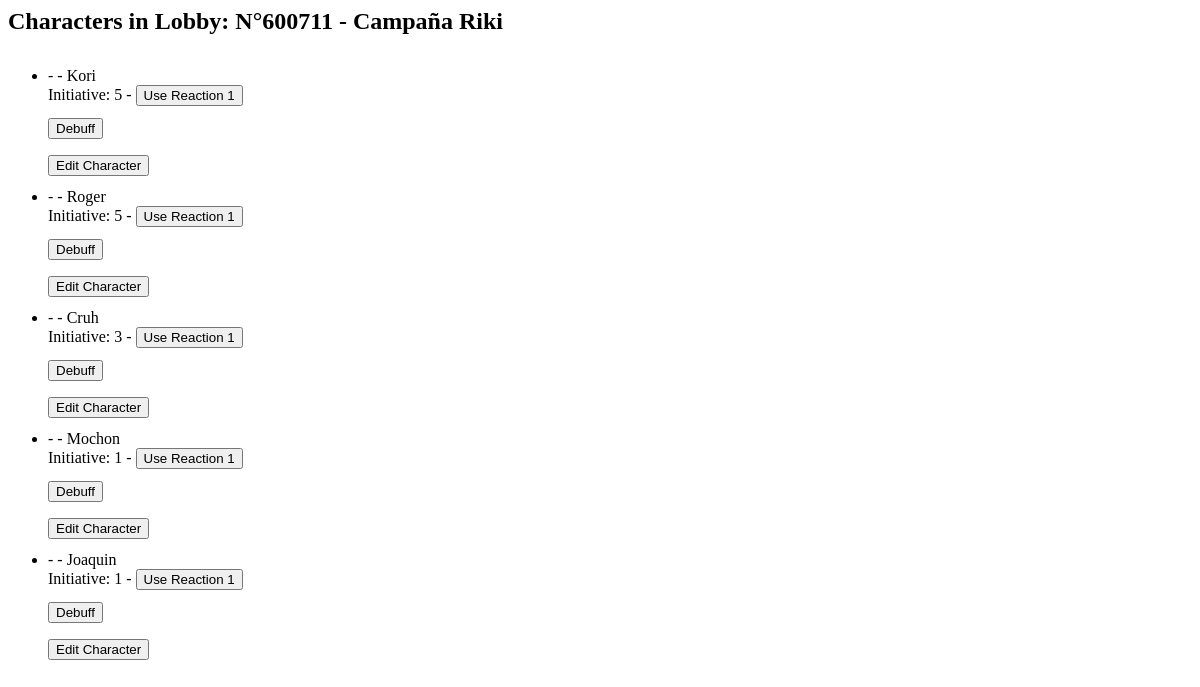
The app's page /lobby/15/characters/, older data.
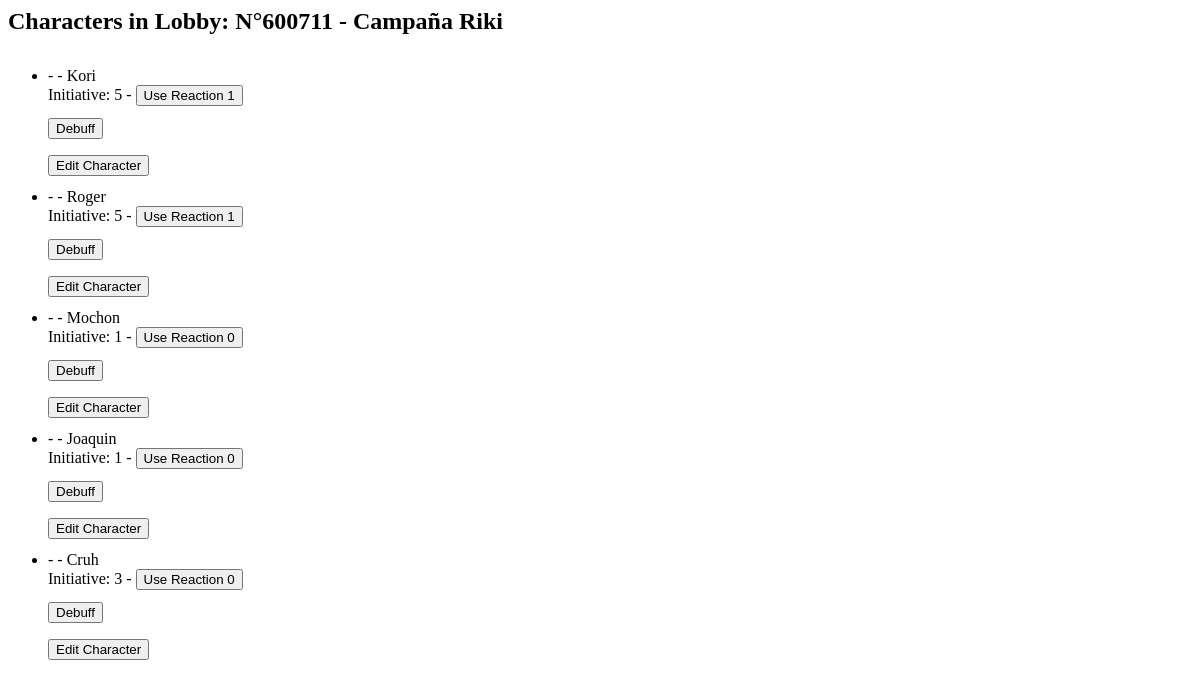
The same page, newer data.
### players/models.py (models this page shows, shortened)
class PlayerInLobby(models.Model):
    ROLE_CHOICES = (
        ('DM', 'Dungeon Master'),
        ('P', 'Player'),
        ('PA', 'Player Admin'),
    )
    role = models.CharField(max_length=2, choices=ROLE_CHOICES)
    player = models.ForeignKey(
        Player, on_delete=models.CASCADE, related_name='player')
    lobby = models.ForeignKey(
        Lobby, on_delete=models.CASCADE, related_name='lobby')

class Lobby(models.Model):
    code = models.CharField(max_length=6, unique=True)
    notes = models.TextField(null=True, blank=True)
    created_at = models.DateTimeField(auto_now_add=True)
    name = models.CharField(max_length=100, blank=True, null=True)
    def __str__(self):
        if self.name is not None and len(self.name) > 0:
            return "N°"+self.code + " - "+self.name
        return "N°"+self.code

class Character(models.Model):
    TEMPLATE_CHOICES = (
        ('weak', 'Weak'),
        ('normal', 'Normal'),
        ('elite', 'Elite'),
    )
    player_lobby = models.ForeignKey(PlayerInLobby, on_delete=models.CASCADE)
    name = models.CharField(max_length=100)
    initiative = models.IntegerField()
    order = models.PositiveIntegerField(default=0)
    previous_order = models.PositiveIntegerField(default=0)
    debuff = models.CharField(max_length=100, null= True, blank=False)
    reminder = models.CharField(max_length=100, default=None, null= True, blank=True)
    invisible = models.BooleanField(default=False)
    current_turn = models.BooleanField(default=False)
    stat_block = models.CharField(max_length=100, null= True, blank=True, default= None)
    template = models.CharField(max_length=6, choices=TEMPLATE_CHOICES, default='normal')
    max_reactions = models.IntegerField(default=1)
    current_reactions = models.IntegerField(default=1)
    def __str__(self):
        return self.name + " - " + str(self.player_lobby.player)
    def next_turn(self):
        characters = Character.objects.filter(player_lobby__lobby=self.player_lobby.lobby).order_by("-order")
        current_char = characters.get(current_turn=True)
        next_chars = characters.filter(order__lt=current_char.order)
        if next_chars.exists():
            return next_chars.first()
        else:
            return characters.first()
    class Meta:
        ordering = ['-order']

class Player(models.Model):
    name = models.CharField(max_length=100)
    def __str__(self):
        return self.name

### players/views.py (the view, shortened to what this page needs)
# urls.py: path('lobby/<str:player_lobby_id>/characters/', views.CharacterView.as_view(), name='character_list_partial'),
class CharacterView(TemplateView):
    def get(self, request, player_lobby_id):
        player_lobby = PlayerInLobby.objects.get(id=player_lobby_id)
        characters = Character.objects.filter(player_lobby__lobby=player_lobby.lobby)
        character_id =  request.GET.get("character_id", None)
        if character_id:
            character = Character.objects.get(id=character_id)
            character.current_reactions -= 1
            character.save()
        return render(request, "players/partials/character_list.html", {'player_lobby': player_lobby, 'characters': characters})

### players/templates/players/partials/character_list.html (shortened to what this page needs)
{% load static %}
<div class="mb-3 gap-3"
     id="character-list-container"
     data-player-id="{{ player_lobby.id }}"
     data-character-list-url="{% url 'character_list_partial' player_lobby.id %}"
     data-move-character-url="{% url 'move_character' %}"
     data-csrf-token="{{ csrf_token }}">
  <h2>Characters in Lobby: {{ player_lobby.lobby }}</h2>
</div>
<ul id="characters" class="list-group">
  {% for character in characters %}
    <li class="list-group-item character-row {% if character.invisible and player_lobby.role != "DM" %} d-none {% else %} d-flex {% endif %} justify-content-center align-items-center gap-3 w-100 {% if character.current_turn == True %}current_turn{% endif %} {% if character.next_turn.id == character.id %}next_turn{% endif %}  {% if character.invisible %}is-invisible{% endif %}"
        data-id="{{ character.id }}">
      <div class="drag-handle d-flex flex-wrap align-items-center justify-content-center col-6 text-center gap-1">
        <span style="pointer-events: auto;">
          <div class="d-flex flex-wrap align-items-center justify-content-center gap-1">{{ character }}</div>
          <div class="d-flex flex-wrap align-items-center justify-content-center gap-1">
            <span>
              Initiative: {{ character.initiative }}
            </span>
            -
            <button {% if player_lobby.role == "DM" or player_lobby.role == "PA" or player_lobby.id == character.player_lobby.id %} onclick="changeReactions({{ character.current_reactions }}, {{ character.id }}, '{{ player_lobby.role }}')" {% else %} style="pointer-events:none" {% endif %}
                    class="btn btn-sm longpress-handle icon-with-number reactions-{% if character.current_reactions == character.max_reactions %}max{% elif character.current_reactions == 0 %}empty{% else %}used{% endif %}">
              <span class="tooltip-text">Use Reaction</span>
              <span class="number">{{ character.current_reactions }}</span>
            </button>
          </div>
        </span>
      </div>
      <div id="buttons"
           class="col-6 d-flex flex-wrap align-items-center justify-content-center gap-3 gap-md-5">
        <form class="debuff-character open-modal"
              data-modal-id="debuffCharacterModal"
              hx-get="{% url 'load_debuff_modal' player_lobby.id character.id %}"
              hx-target="#char-modal-container"
              hx-swap="innerHTML">
          {% if character.debuff %}
            <button type="submit" class="btn danger">
              <i class="bi bi-droplet"></i>                    <span class="tooltip-text">Debuff</span>
            </button>
          {% else %}
            <button type="submit" class="btn btn-success">
                                  <span class="tooltip-text">Debuff</span>
            </button>
          {% endif %}
        </form>
        {% if player_lobby.role == "DM" or player_lobby.role == "PA" or player_lobby.id == character.player_lobby.id %}
          <button class="btn btn-info edit-character  open-modal"
                  data-modal-id="editCharacterModal"
                  hx-get="{% url 'load_char_edit_modal' player_lobby.id character.id %}"
                  hx-target="#char-modal-container"
                  hx-swap="innerHTML">
            <span class="tooltip-text">Edit Character</span>
          </button>
        {% endif %}
      </div>
    </li>
  {% endfor %}
</ul>
{% if player_lobby.role == "DM" or player_lobby.role == "PA" %}
  <link rel="stylesheet" href="{% static 'css/draggable.css' %}">
{% endif %}

### static/css/draggable.css (style rules this page uses)
.drag-handle { cursor: move; -webkit-tap-highlight-color: transparent; padding: 12px 0; flex-grow: 1; }
.list-group-item { user-select: none; -webkit-user-select: none; }

Row changes from the older to the newer data that the page shows:
changed Character "- - Mochon": current_reactions "1" → "0"
changed Character "- - Joaquin": current_reactions "1" → "0"
changed Character "- - Cruh": current_reactions "1" → "0"; moves down the list
